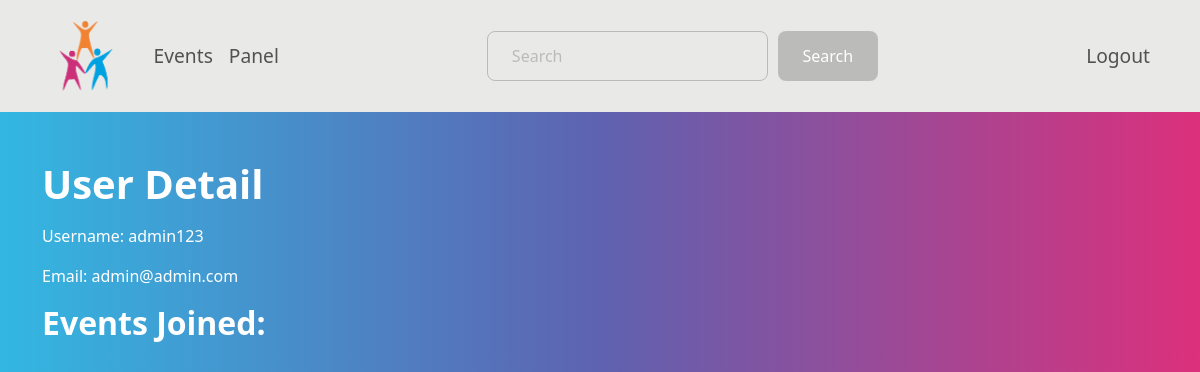
Page /user_detail/10/ (signed in) on the earlier database version.
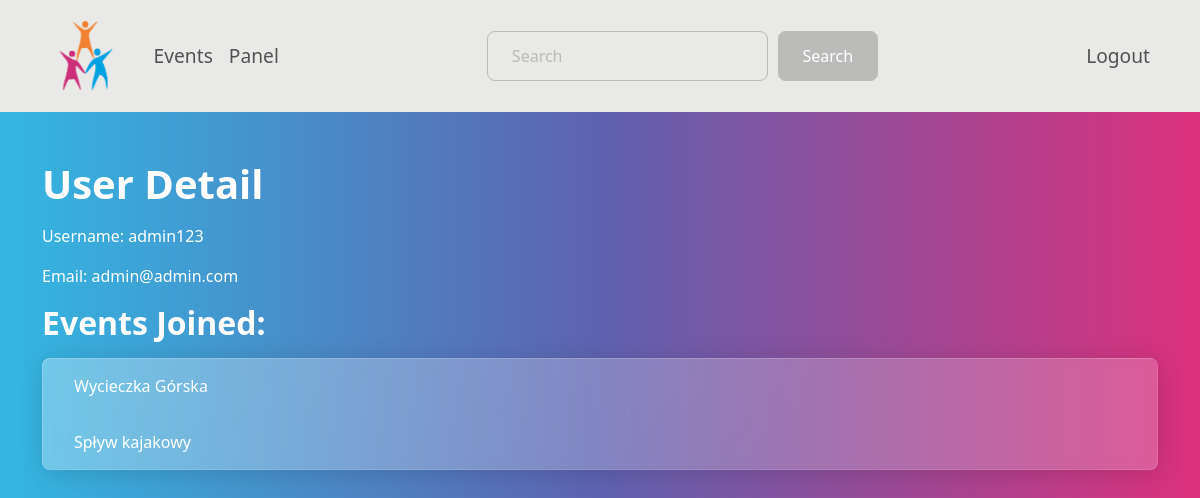
Same page on the later database version.
### app/models.py (models this page shows, shortened)
class Event_Registration(models.Model):
    registration_ID = models.BigAutoField(primary_key=True)
    registration_Date = models.DateTimeField(default=timezone.now)
    event_ID = models.ForeignKey(Event, on_delete=models.CASCADE)
    user_ID = models.ForeignKey(User, on_delete=models.CASCADE)

class Event(models.Model):
    event_ID = models.BigAutoField(primary_key=True)
    title = models.CharField(max_length=255)
    date = models.DateField()
    description = models.TextField()
    start_date = models.DateTimeField()
    end_date = models.DateTimeField()
    location = models.CharField(max_length=255)
    status = models.CharField(max_length=10, choices=[(status.value, status.name) for status in EventStatus])
    organizer_ID = models.ForeignKey(User, on_delete=models.CASCADE, to_field="user_ID")
    image = models.ImageField(upload_to='events/', null=True, blank=True)
    parent_event_ID = models.ForeignKey("self", on_delete=models.CASCADE, to_field="event_ID", null=True, blank=True)

### app/views.py (the view)
# urls.py: path('user_detail/<int:user_id>/', user_detail, name='user_detail'),
@login_required
def user_detail(request, user_id):
    user = get_object_or_404(User, pk=user_id)
    events_joined = Event_Registration.objects.filter(user_ID=user)
    return render(request, 'user_detail.html', {'user': user, 'events_joined': events_joined})

### app/templates/user_detail.html (shortened to what this page needs)
{% extends "base.html" %}
{% block content %}
<h1>User Detail</h1>
<p>Username: {{ user.username }}</p>
<p>Email: {{ user.email }}</p>
<h2>Events Joined:</h2>
<ul class="list-group">
    {% for registration in events_joined %}
    <li class="list-group-item">{{ registration.event_ID.title }}</li>
    {% endfor %}
</ul>
{% endblock %}

Differences in the rows shown:
added Event_Registration: event_ID "Wycieczka Górska"
added Event_Registration: event_ID "Spływ kajakowy"
